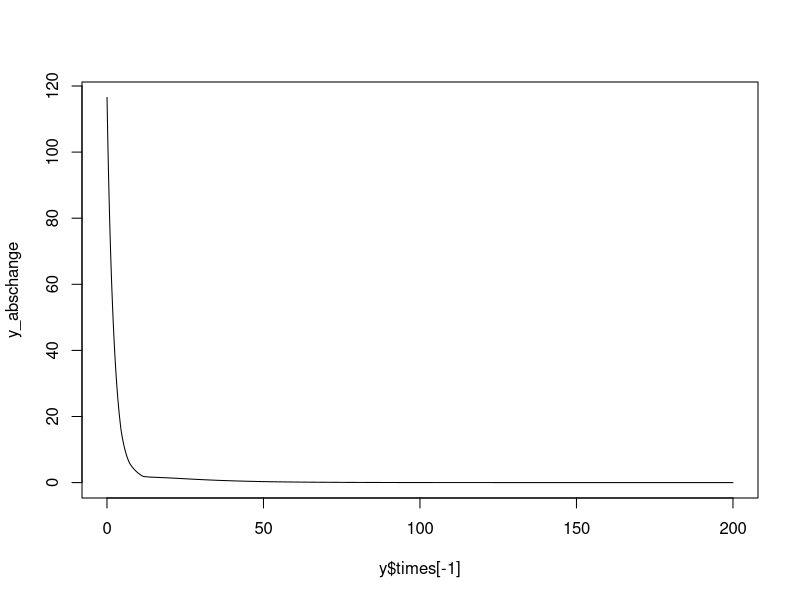
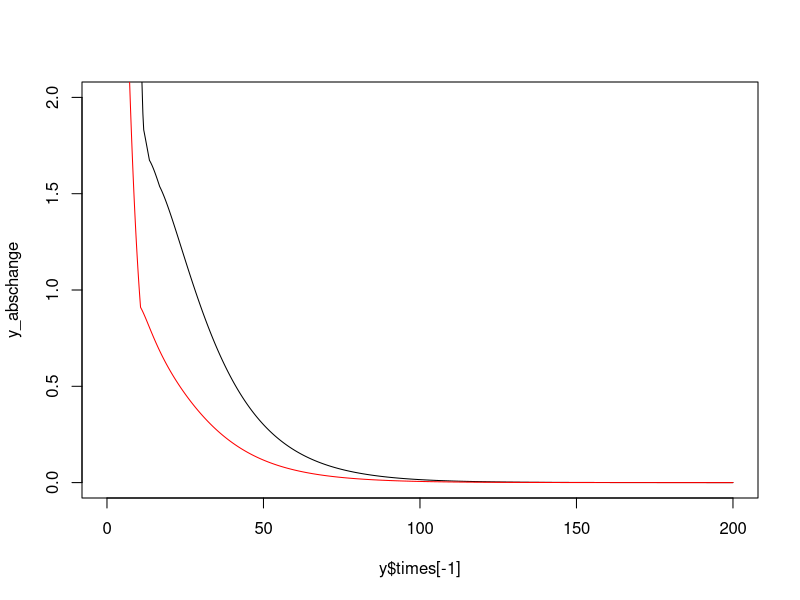
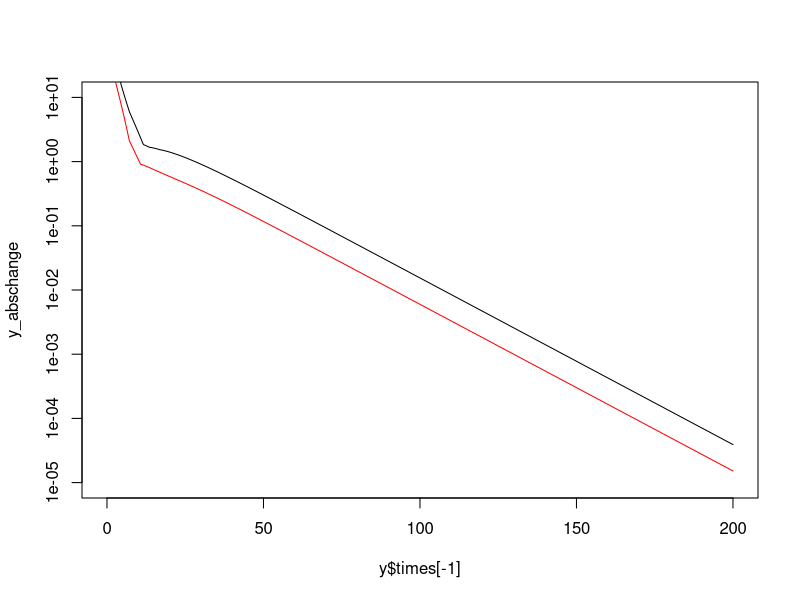

The R source for these figures, in order:
# functions to evaluate model in Dowdy et al. (2006)
# tbdx takes input parameters essentially as specified in manuscript
#    exception: acc is now acc_{neg,hiv,aids}
#    initializes objects and iterates over them
# tbdx_neg conveniently limits to HIV-neg compartments

tbdx <- function(
## population size
   pop=c(48195, 34421, 13, 33, 57, 103, 6762, 5799, 2, 3, 6, 6, 
      2446, 2014, 15, 22, 63, 40),            # starting size of 18 compartments
   allow.hiv=TRUE,                            # flag to allow HIV compartments
## model span
   year_start=0, year_stop=200, timestep=0.02,
   age_lower=15, age_upper=49, agespan=35,    # age_upper-age_lower+1
## TB transmission
   lam_0= 1.483185e-4,  #0.0001519506,    #                          # "calibrated to provide an overall annual risk of TB infection of 2.0%/year at equilibrium"
   i_smneg=0.22,                              # relative infectiousness of smear neg cases
   lat=1-(0.98)^15,                             # 1-(1-timestep)^age_lower; LTBI prevalence in lower age entrants; value at equilib when ARTI=0.02
   fp_neg=0.45, fp_hiv=0.45, fp_aids=0.35,    # fraction incident TB that is smear pos
## TB progression
   pp_neg=0.07, pp_hiv=0.07, pp_aids=0.56,    # proportion TB infections primary progressors
   lr_neg=0.28, lr_hiv=0.28, lr_aids=0.75,    # proportion TB reinfections in primary progressors
   er_neg=0.001, er_hiv=0.079/5.1, er_aids=0.079, # endogenous reactivation rate
   cure=0, # rate spontaneous cure active TB back to LTBI; sensitivity analysis only
## TB diagnosis and treatment
   acc_neg=0.734, acc_hiv=0.734, acc_aids=0.734, # fraction TB patients presenting to clinics
   tx=0.82,                                   # success of Tx once TB diagnosed
   dx_pos=4, dx_neg=4,                                      # rate of TB detection after symptoms develop
   sn_smpos=0.80,                             # sensitivity diagnosis smear-pos; 0.80 standard, 0.98 molecular test or culture
   sn_smneg=0.20,                             # sensitivity diagnosis smear-neg; 0.20 standard, 0.50 molecular, 0.85 culture
   lfu=0,                                     # fraction of detected patients lost to f/u before Tx, zero at baseline
## HIV transmission and progression
   hivinc=0.035,                              # HIV incidence; provides an equilibrium HIV prevalence of 16.8%
   hivprog=1/6.9,                            # HIV progression to AIDS; inverse of mean time from HIV infection to AIDS
## mortality and aging
   mu_neg=0.009 + 1/agespan,                  # mortality: HIV-, no TB
   mu_smpos_neg=0.35 + 1/agespan,             # mortality: HIV-, smear+ TB
   mu_smneg_neg=0.1 + 1/agespan,              # mortality: HIV-, smear- TB
   mu_hiv=0.056 + 1/agespan,                  # mortality: HIV+, no TB
   mu_tb_hiv=1.5 + 1/agespan,               # mortality: HIV+, active TB  0.777 ~ 1-exp(-1.5)
   mu_aids=0.352 + 1/agespan,                 # mortality: AIDS, no TB
   mu_tb_aids=2 + 1/agespan               # mortality: AIDS, active TB  0.865 ~ 1-exp(-2.0)
) {

## set up objects
   # times over which model is evaluated
   times <- seq(from=year_start, to=year_stop, by=timestep) # more efficient to receive times rather than calculate each time
   ntimes <- length(times)
   # objects in which store lambda(t) and compartment sizes over time
   TSP <- TSN <- lam <- M <- rep(0, ntimes)
   N_neg <- N_hiv <- N_aids <- matrix(0, nr=ntimes, nc=6, 
      dimnames=list(NULL, c("S", "L", "DSP", "USP", "DSN", "USN")))

   # initial conditions at first time
   N_neg[1, ] <- pop[1:6]
   N_hiv[1, ] <- pop[7:12]
   N_aids[1, ] <- pop[13:18]
   #A. TSP
   TSP[1] <- sum(N_neg[1, 3:4], N_hiv[1, 3:4], N_aids[1, 3:4])
   #B. TSN
   TSN[1] <- sum(N_neg[1, 5:6], N_hiv[1, 5:6], N_aids[1, 5:6])
   #D. M
   M[1] <- mu_neg * sum(N_neg[1, 1:2]) + mu_smpos_neg * sum(N_neg[1, 3:4]) + 
      + mu_smneg_neg * sum(N_neg[1, 5:6]) +
      + mu_hiv * sum(N_hiv[1, 1:2]) + mu_tb_hiv * sum(N_hiv[1, 3:6]) +
      + mu_aids * sum(N_aids[1, 1:2]) + mu_tb_aids * sum(N_aids[1, 3:6])
   #C. lambda
   lam[1] <- lam_0 * (TSP[1] + i_smneg * TSN[1])

## iterate over time, populating compartments by row
for(tt in seq_len(ntimes - 1)) {
   # 1. S_neg
   N_neg[tt + 1, 1] <- N_neg[tt, 1] + timestep * 
      ( (1 - lat) * M[tt] +
      - (mu_neg + hivinc + lam[tt]) * N_neg[tt, 1] )
   # 2. L_neg
   N_neg[tt + 1, 2] <- N_neg[tt, 2] + timestep * 
      ( lat * M[tt] +
      + (1 - pp_neg) * lam[tt] * N_neg[tt, 1] +
      - (mu_neg + hivinc + er_neg + lr_neg * pp_neg * lam[tt]) * N_neg[tt, 2] +
      + (dx_pos * tx * sn_smpos) * N_neg[tt, 3] +
      + (dx_neg * tx * sn_smneg * (1-lfu)) * N_neg[tt, 5] +
      + cure * sum(N_neg[tt, 3:6]) )
   # 3. DSP_neg
   N_neg[tt + 1, 3] <- N_neg[tt, 3] + timestep * 
      ( fp_neg * acc_neg * pp_neg * lam[tt] * N_neg[tt, 1] +
      + fp_neg * acc_neg * (er_neg + lr_neg * pp_neg * lam[tt]) * N_neg[tt, 2] +
      - (mu_smpos_neg + hivinc + dx_pos * tx * sn_smpos + cure) * N_neg[tt, 3] )
   # 4. USP_neg
   N_neg[tt + 1, 4] <- N_neg[tt, 4] + timestep * 
      ( fp_neg * (1 - acc_neg) * pp_neg * lam[tt] * N_neg[tt, 1] +
      + fp_neg * (1 - acc_neg) * (er_neg + lr_neg * pp_neg * lam[tt]) * N_neg[tt, 2] +
      - (mu_smpos_neg + hivinc + cure) * N_neg[tt, 4] )
   # 5. DSN_neg
   N_neg[tt + 1, 5] <- N_neg[tt, 5] + timestep * 
      ( (1 - fp_neg) * acc_neg * pp_neg * lam[tt] * N_neg[tt, 1] +
      + (1 - fp_neg) * acc_neg * (er_neg + lr_neg * pp_neg * lam[tt]) * N_neg[tt, 2] +
      - (mu_smneg_neg + hivinc + dx_neg * tx * sn_smneg * (1-lfu) + cure) * N_neg[tt, 5] )
   # 6. USN_neg
   N_neg[tt + 1, 6] <- N_neg[tt, 6] + timestep * 
      ( (1 - fp_neg) * (1 - acc_neg) * pp_neg * lam[tt] * N_neg[tt, 1] +
      + (1 - fp_neg) * (1 - acc_neg) * (er_neg + lr_neg * pp_neg * lam[tt]) * N_neg[tt, 2] +
      - (mu_smneg_neg + hivinc + cure) * N_neg[tt, 6] )

   if(allow.hiv) {
   # 7. S_hiv
   N_hiv[tt + 1, 1] <- N_hiv[tt, 1] + timestep * 
      ( hivinc * N_neg[tt, 1] +
      - (mu_hiv + hivprog + lam[tt]) * N_hiv[tt, 1] )
   # 8. L_hiv
   N_hiv[tt + 1, 2] <- N_hiv[tt, 2] + timestep * 
      ( hivinc * N_neg[tt, 2] + (1 - pp_hiv) * lam[tt] * N_hiv[tt, 1] +
      - (mu_hiv + hivprog + er_hiv + lr_hiv * pp_hiv * lam[tt]) * N_hiv[tt, 2] +
      + dx_pos * tx * sn_smpos * N_hiv[tt, 3] + 
      + dx_neg * tx * sn_smneg * (1-lfu) * N_hiv[tt, 5] )
   # 9. DSP_hiv
   N_hiv[tt + 1, 3] <- N_hiv[tt, 3] + timestep * 
      ( hivinc * N_neg[tt, 3] +
      + fp_hiv * acc_hiv * pp_hiv * lam[tt] * N_hiv[tt, 1] +
      + fp_hiv * acc_hiv * (er_hiv + lr_hiv * pp_hiv * lam[tt]) * N_hiv[tt, 2] +
      - (mu_tb_hiv + hivprog + dx_pos * tx * sn_smpos) * N_hiv[tt, 3] )
   #10. USP_hiv
   N_hiv[tt + 1, 4] <- N_hiv[tt, 4] + timestep * 
      ( hivinc * N_neg[tt, 4] +
      + fp_hiv * (1 - acc_hiv) * pp_hiv * lam[tt] * N_hiv[tt, 1] +
      + fp_hiv * (1 - acc_hiv) * (er_hiv + lr_hiv * pp_hiv * lam[tt]) * N_hiv[tt, 2] +
      - (mu_tb_hiv + hivprog) * N_hiv[tt, 4] )
   #11. DSN_hiv
   N_hiv[tt + 1, 5] <- N_hiv[tt, 5] + timestep * 
      ( hivinc * N_neg[tt, 5] +
      + (1 - fp_hiv) * acc_hiv * pp_hiv * lam[tt] * N_hiv[tt, 1] +
      + (1 - fp_hiv) * acc_hiv * (er_hiv + lr_hiv * pp_hiv * lam[tt]) * N_hiv[tt, 2] +
      - (mu_tb_hiv + hivprog + dx_neg * tx * sn_smneg * (1-lfu)) * N_hiv[tt, 5] )
   #12. USN_hiv
   N_hiv[tt + 1, 6] <- N_hiv[tt, 6] + timestep * 
      ( hivinc * N_neg[tt, 6] +
      + (1 - fp_hiv) * (1 - acc_hiv) * pp_hiv * lam[tt] * N_hiv[tt, 1] +
      + (1 - fp_hiv) * (1 - acc_hiv) * (er_hiv + lr_hiv * pp_hiv * lam[tt]) * N_hiv[tt, 2] +
      - (mu_tb_hiv + hivprog) * N_hiv[tt, 6] )

   #13. S_aids
   N_aids[tt + 1, 1] <- N_aids[tt, 1] + timestep * 
      ( hivprog * N_hiv[tt, 1] +
      - (mu_aids + lam[tt]) * N_aids[tt, 1] )
   #14. L_aids
   N_aids[tt + 1, 2] <- N_aids[tt, 2] + timestep * 
      ( hivprog * N_hiv[tt, 2] +
      + (1 - pp_aids) * lam[tt] * N_aids[tt, 1] +
      - (mu_aids + er_aids + lr_aids * pp_aids * lam[tt]) * N_aids[tt, 2] +
      + dx_pos * tx * sn_smpos * N_aids[tt, 3] +
      + dx_neg * tx * sn_smneg * (1-lfu) * N_aids[tt, 5] )
   #15. DSP_aids
   N_aids[tt + 1, 3] <- N_aids[tt, 3] + timestep * 
      ( hivprog * N_hiv[tt, 3] +
      + fp_aids * acc_aids * pp_aids * lam[tt] * N_aids[tt, 1] +
      + fp_aids * acc_aids * (er_aids + lr_aids * pp_aids * lam[tt]) * N_aids[tt, 2] +
      - (mu_tb_aids + dx_pos * tx * sn_smpos) * N_aids[tt, 3] )
   #16. USP_aids
   N_aids[tt + 1, 4] <- N_aids[tt, 4] + timestep * 
      ( hivprog * N_hiv[tt, 4] +
      + fp_aids * (1 - acc_aids) * pp_aids * lam[tt] * N_aids[tt, 1] +
      + fp_aids * (1 - acc_aids) * (er_aids + lr_aids * pp_aids * lam[tt]) * N_aids[tt, 2] +
      - (mu_tb_aids) * N_aids[tt, 4] )
   #17. DSN_aids
   N_aids[tt + 1, 5] <- N_aids[tt, 5] + timestep * 
      ( hivprog * N_hiv[tt, 5] +
      + (1 - fp_aids) * acc_aids * pp_aids * lam[tt] * N_aids[tt, 1] +
      + (1 - fp_aids) * acc_aids * (er_aids + lr_aids * pp_aids * lam[tt]) * N_aids[tt, 2] +
      - (mu_tb_aids + dx_neg * tx * sn_smneg * (1-lfu)) * N_aids[tt, 5] )
   #18. USN_aids
   N_aids[tt + 1, 6] <- N_aids[tt, 6] + timestep * 
      ( hivprog * N_hiv[tt, 6] +
      + (1 - fp_aids) * (1 - acc_aids) * pp_aids * lam[tt] * N_aids[tt, 1] +
      + (1 - fp_aids) * (1 - acc_aids) * (er_aids + lr_aids * pp_aids * lam[tt]) * N_aids[tt, 2] +
      - (mu_tb_aids) * N_aids[tt, 6] )
   #A. TSP
   TSP[tt + 1] <- sum(N_neg[tt + 1, 3:4], N_hiv[tt + 1, 3:4], N_aids[tt + 1, 3:4]) # {DSP,USP}_{neg,hiv,aids}
   #B. TSN
   TSN[tt + 1] <- sum(N_neg[tt + 1, 5:6], N_hiv[tt + 1, 5:6], N_aids[tt + 1, 5:6]) # {DSN,USN}_{neg,hiv,aids}
   #D. M
   M[tt + 1] <- mu_neg * sum(N_neg[tt + 1, 1:2]) + # mu_neg, {S,L}_neg
      + mu_smpos_neg * sum(N_neg[tt + 1, 3:4]) +   # mu_smpos_neg, {DSP,USP}_neg
      + mu_smneg_neg * sum(N_neg[tt + 1, 5:6]) +   # mu_smneg_neg, {DSN,USN}_neg
      + mu_hiv * sum(N_hiv[tt + 1, 1:2]) +         # mu_hiv, {S,L}_hiv
      + mu_tb_hiv * sum(N_hiv[tt + 1, 3:6]) +      # mu_tb_hiv, {DSP,USP,DSN,USN}_aids
      + mu_aids * sum(N_aids[tt + 1, 1:2]) +       # mu_aids, {S,L}_aids
      + mu_tb_aids * sum(N_aids[tt + 1, 3:6])      # mu_tb_aids, {DSP,USP,DSN,USN}_aids
   } else { # allow.hiv == FALSE
   #A. 
   TSP[tt + 1] <- sum(N_neg[tt + 1, 3:4])
   #B. 
   TSN[tt + 1] <- sum(N_neg[tt + 1, 5:6])
   #D. 
   M[tt + 1] <- mu_neg * sum(N_neg[tt + 1, 1:2]) +
      + mu_smpos_neg * sum(N_neg[tt + 1, 3:4]) +
      + mu_smneg_neg * sum(N_neg[tt + 1, 5:6])
   }
   #C. lam
   lam[tt + 1] <- lam_0 * (TSP[tt + 1] + i_smneg * TSN[tt + 1])
   } # end for(tt in seq_len(ntimes - 1))

   # incidence pp * lam * S + (er + lr * pp * lam) * L -- rearranged
   incid_tb <- lam * ( pp_neg * (N_neg[, 1] + lr_neg * N_neg[, 2]) + 
      pp_hiv * (N_hiv[, 1] + lr_hiv * N_hiv[, 2]) + 
      pp_aids * (N_aids[, 1] + lr_aids * N_aids[, 2]) ) +
      er_neg * N_neg[, 2] + er_hiv * N_hiv[, 2] + er_aids * N_aids[, 2]
   prev_tb <- TSP + TSN
   mort_tb <- (mu_smpos_neg - 1/agespan) * rowSums(N_neg[, 3:4]) +
      (mu_smneg_neg - 1/agespan) * rowSums(N_neg[, 5:6]) +
      (mu_tb_hiv - 1/agespan) * rowSums(N_hiv[, 3:6]) +
      (mu_tb_aids - 1/agespan) * rowSums(N_aids[, 3:6])
   
   compart <- cbind(N_neg, N_hiv, N_aids)
   dimnames(compart)[[2]] <- c(outer(c("S", "L", "DSP", "USP", "DSN", "USN"), 
      c("neg", "hiv", "aids"), paste, sep="_"))
   result <- list(times=times, pop=compart, lam=lam, TSP=TSP, TSN=TSN, M=M, 
      incid_tb=incid_tb, prev_tb=prev_tb, mort_tb=mort_tb)
   attr(result, "call") <- match.call()
   result
}

# wrapper for model that limits to 6 HIV-negative compartments; check against previous results
tbdx_neg <- function(pop=c(48727, 50984, 15, 44, 72, 158), lam_0=1.8195e-4, ...) {
   result <- tbdx(pop=c(pop, rep(0, 12)), lam_0=lam_0, hivinc=0, hivprog=0, allow.hiv=FALSE, ...)
   attr(result, "call") <- match.call()
   result
}

x_neg <- tbdx_neg()
do.call("cbind", x_neg)[c(1:6, 9996:10001), ]

x <- tbdx()
do.call("cbind", x)[c(1:6, 9996:10001), ]

## show how values of lam_0 were computed
uniroot(function(x) tbdx(lam_0=x)$lam[10001]-0.02, c(1e-5, 2e-4), trace=2, tol=1e-10)
# list(root = 0.00013471, f.root = -4.002136e-09, iter = 6L, init.it = NA_integer_, estim.prec = 5e-11)

uniroot(function(x) tbdx_neg(lam_0=x)$lam[10001]-0.02, c(1e-5, 2e-4), trace=2, tol=1e-10)
# list(root = 0.00018195, f.root = -5.526124e-11, iter = 6L, init.it = NA_integer_, estim.prec = 5e-11)

## assess convergence to equilibrium, different lam_0 and starting pop
y <- tbdx(lam_0 = 1e-4, pop=c(51932, 27996, 16, 16, 91, 125, 5799, 3990, 3, 2, 33, 5, 9226, 728, 2, 13, 21, 2))
y_popchange <- apply(y$pop, 2, diff)
y_abschange <- rowSums(abs(y_popchange))
y_maxchange <- apply(abs(y_popchange), 1, max)
plot(y$times[-1], y_abschange, type="l")
plot(y$times[-1], y_abschange, type="l", ylim=c(0,2))
lines(y$times[-1], y_maxchange, col="red")
plot(y$times[-1], y_abschange, type="l", ylim=c(1e-5,10), log="y")
lines(y$times[-1], y_maxchange, col="red")
min(seq_len(10000)[y_abschange<1])    #  750 ~15 yr
min(seq_len(10000)[y_abschange<0.15]) # 1646 ~33 yr
min(seq_len(10000)[y_abschange<0.01]) # 4255 ~85 yr
